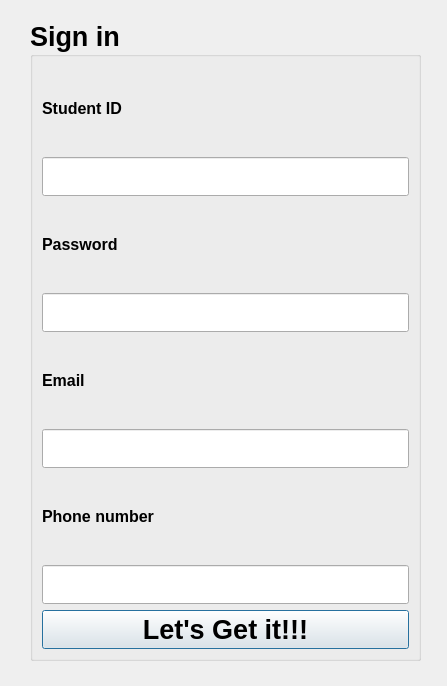
<?xml version="1.0" encoding="UTF-8"?>
<ui version="4.0">
 <class>Registration</class>
 <widget class="QDialog" name="Registration">
  <property name="geometry">
   <rect>
    <x>0</x>
    <y>0</y>
    <width>447</width>
    <height>686</height>
   </rect>
  </property>
  <property name="windowTitle">
   <string>Dialog</string>
  </property>
  <widget class="QGroupBox" name="groupBox">
   <property name="geometry">
    <rect>
     <x>30</x>
     <y>20</y>
     <width>391</width>
     <height>641</height>
    </rect>
   </property>
   <property name="font">
    <font>
     <family>Arial</family>
     <pointsize>20</pointsize>
     <weight>75</weight>
     <bold>true</bold>
    </font>
   </property>
   <property name="title">
    <string>Sign in</string>
   </property>
   <layout class="QVBoxLayout" name="verticalLayout_5">
    <item>
     <layout class="QVBoxLayout" name="verticalLayout">
      <item>
       <widget class="QLabel" name="label_id">
        <property name="sizePolicy">
         <sizepolicy hsizetype="Preferred" vsizetype="Preferred">
          <horstretch>0</horstretch>
          <verstretch>0</verstretch>
         </sizepolicy>
        </property>
        <property name="minimumSize">
         <size>
          <width>0</width>
          <height>73</height>
         </size>
        </property>
        <property name="font">
         <font>
          <family>Arial</family>
          <pointsize>12</pointsize>
          <weight>75</weight>
          <bold>true</bold>
         </font>
        </property>
        <property name="text">
         <string>Student ID</string>
        </property>
       </widget>
      </item>
      <item>
       <widget class="QLineEdit" name="lineEdit_id"/>
      </item>
     </layout>
    </item>
    <item>
     <layout class="QVBoxLayout" name="verticalLayout_2">
      <item>
       <widget class="QLabel" name="label_pw">
        <property name="font">
         <font>
          <family>Arial</family>
          <pointsize>12</pointsize>
          <weight>75</weight>
          <bold>true</bold>
         </font>
        </property>
        <property name="text">
         <string>Password</string>
        </property>
       </widget>
      </item>
      <item>
       <widget class="QLineEdit" name="lineEdit_pw">
        <property name="echoMode">
         <enum>QLineEdit::Password</enum>
        </property>
       </widget>
      </item>
     </layout>
    </item>
    <item>
     <layout class="QVBoxLayout" name="verticalLayout_3">
      <item>
       <widget class="QLabel" name="label_email">
        <property name="font">
         <font>
          <family>Arial</family>
          <pointsize>12</pointsize>
          <weight>75</weight>
          <bold>true</bold>
         </font>
        </property>
        <property name="text">
         <string>Email</string>
        </property>
       </widget>
      </item>
      <item>
       <widget class="QLineEdit" name="lineEdit_email"/>
      </item>
     </layout>
    </item>
    <item>
     <layout class="QVBoxLayout" name="verticalLayout_4">
      <item>
       <widget class="QLabel" name="label_ph">
        <property name="font">
         <font>
          <family>Arial</family>
          <pointsize>12</pointsize>
          <weight>75</weight>
          <bold>true</bold>
         </font>
        </property>
        <property name="text">
         <string>Phone number</string>
        </property>
       </widget>
      </item>
      <item>
       <widget class="QLineEdit" name="lineEdit_ph"/>
      </item>
     </layout>
    </item>
    <item>
     <widget class="QPushButton" name="Button_registration">
      <property name="text">
       <string>Let's Get it!!!</string>
      </property>
     </widget>
    </item>
   </layout>
  </widget>
 </widget>
 <resources/>
 <connections/>
</ui>
